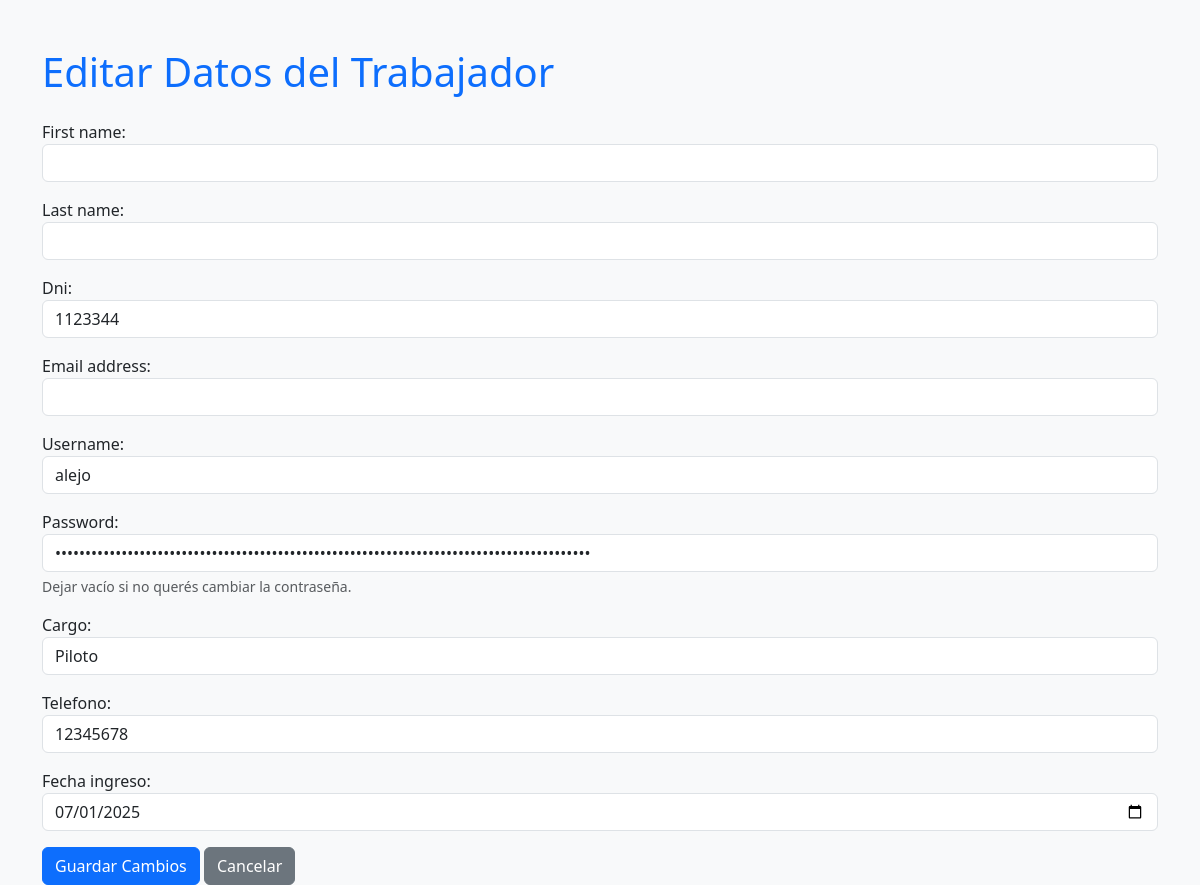
Screenshot of /es/trabajadores/editar/1/ with the database file from the repository.
### empleados/models.py (models this page shows, shortened)
class Trabajador(models.Model):
    usuario = models.OneToOneField(User, on_delete=models.CASCADE)
    dni = models.CharField(max_length=10, unique=True)
    cargo = models.CharField(max_length=50)
    telefono = models.CharField(max_length=15)
    fecha_ingreso = models.DateField()
    activo = models.BooleanField(default=True)

### empleados/views.py (the view)
# urls.py: path('editar/<int:trabajador_id>/', views.editar_trabajador, name='editar_trabajador'),
def editar_trabajador(request, trabajador_id):
    trabajador = get_object_or_404(Trabajador, id=trabajador_id)
    usuario = trabajador.usuario
    if request.method == 'POST':
        usuario_form = UsuarioForm(request.POST, instance=usuario)
        trabajador_form = TrabajadorForm(request.POST, instance=trabajador)
        if usuario_form.is_valid() and trabajador_form.is_valid():
            usuario_form.save()
            trabajador_form.save()
            messages.success(request, 'Trabajador actualizado correctamente.')
            return redirect('lista_trabajadores')
    else:
        usuario_form = UsuarioForm(instance=usuario)
        trabajador_form = TrabajadorForm(instance=trabajador)
    return render(request, 'empleados/editar_trabajador.html', {
        'usuario_form': usuario_form,
        'trabajador_form': trabajador_form
    })

### empleados/forms.py (shortened to what this page needs)
class UsuarioForm(forms.ModelForm):
    class Meta:
        model = User
        fields = ['username', 'first_name', 'last_name', 'email', 'password']
        widgets = {
            'password': forms.PasswordInput(render_value=True)
        }
    def __init__(self, *args, **kwargs):
        super().__init__(*args, **kwargs)
        self.fields['password'].required = False

class TrabajadorForm(forms.ModelForm):
    class Meta:
        model = Trabajador
        fields = ['cargo', 'telefono', 'dni', 'fecha_ingreso']
        widgets = {
            'fecha_ingreso': forms.DateInput(attrs={'type': 'date'}, format='%Y-%m-%d'),
        }
    def __init__(self, *args, **kwargs):
        super(TrabajadorForm, self).__init__(*args, **kwargs)
        if self.instance and self.instance.fecha_ingreso:
            self.fields['fecha_ingreso'].initial = self.instance.fecha_ingreso.strftime('%Y-%m-%d')

### empleados/templatetags/form_filters.py (called while the page is built)
@register.filter(name='add_class')
def add_class(value, css_class):
    return value.as_widget(attrs={'class': css_class})

### empleados/templates/empleados/editar_trabajador.html (shortened to what this page needs)
{% extends 'empleados/base.html' %}
{% load form_filters %}
{% block header %}Editar Datos del Trabajador{% endblock %}
{% block content %}
<form method="post" class="needs-validation" novalidate>
    <div class="mb-3">
        {{ usuario_form.first_name.label_tag }}
        {{ usuario_form.first_name|add_class:"form-control" }}
    </div>
    <div class="mb-3">
        {{ usuario_form.last_name.label_tag }}
        {{ usuario_form.last_name|add_class:"form-control" }}
    </div>
    <div class="mb-3">
        {{ trabajador_form.dni.label_tag }}
        {{ trabajador_form.dni|add_class:"form-control" }}
    </div>
    <div class="mb-3">
        {{ usuario_form.email.label_tag }}
        {{ usuario_form.email|add_class:"form-control" }}
    </div>
    <div class="mb-3">
        {{ usuario_form.username.label_tag }}
        {{ usuario_form.username|add_class:"form-control" }}
    </div>
    <div class="mb-3">
        {{ usuario_form.password.label_tag }}
        {{ usuario_form.password|add_class:"form-control" }}
        <div class="form-text">Dejar vacío si no querés cambiar la contraseña.</div>
    </div>
    <div class="mb-3">
        {{ trabajador_form.cargo.label_tag }}
        {{ trabajador_form.cargo|add_class:"form-control" }}
    </div>
    <div class="mb-3">
        {{ trabajador_form.telefono.label_tag }}
        {{ trabajador_form.telefono|add_class:"form-control" }}
    </div>
    <div class="mb-3">
        {{ trabajador_form.fecha_ingreso.label_tag }}
        {{ trabajador_form.fecha_ingreso|add_class:"form-control" }}
    </div>
    <button type="submit" class="btn btn-primary">Guardar Cambios</button>
    <a href="{% url 'lista_trabajadores' %}" class="btn btn-secondary">Cancelar</a>
</form>
{% endblock %}

### rows the page displays
Trabajador: dni "1123344", cargo "Piloto", telefono "12345678", fecha_ingreso "07/01/2025"

### other values shown
{{ usuario_form.first_name.label_tag }} "First name:"
{{ usuario_form.last_name.label_tag }} "Last name:"
{{ trabajador_form.dni.label_tag }} "Dni:"
{{ usuario_form.email.label_tag }} "Email address:"
{{ usuario_form.username.label_tag }} "Username:"
{{ usuario_form.password.label_tag }} "Password:"
{{ trabajador_form.cargo.label_tag }} "Cargo:"
{{ trabajador_form.telefono.label_tag }} "Telefono:"
{{ trabajador_form.fecha_ingreso.label_tag }} "Fecha ingreso:"
